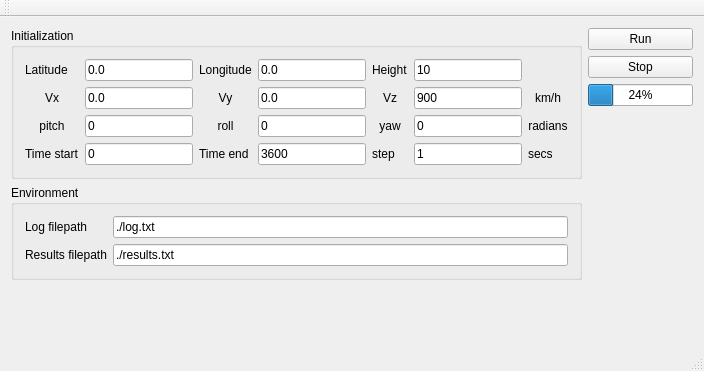
<?xml version="1.0" encoding="UTF-8"?>
<ui version="4.0">
 <class>MainWindow</class>
 <widget class="QMainWindow" name="MainWindow">
  <property name="geometry">
   <rect>
    <x>0</x>
    <y>0</y>
    <width>704</width>
    <height>371</height>
   </rect>
  </property>
  <property name="windowTitle">
   <string>MainWindow</string>
  </property>
  <widget class="QWidget" name="centralWidget">
   <layout class="QHBoxLayout" name="horizontalLayout_2">
    <item>
     <layout class="QVBoxLayout" name="verticalLayout_2">
      <item>
       <widget class="QGroupBox" name="groupBox">
        <property name="title">
         <string>Initialization</string>
        </property>
        <layout class="QHBoxLayout" name="horizontalLayout">
         <item>
          <layout class="QGridLayout" name="gridLayout_2">
           <item row="1" column="3">
            <widget class="QLineEdit" name="vy">
             <property name="text">
              <string>0.0</string>
             </property>
            </widget>
           </item>
           <item row="1" column="1">
            <widget class="QLineEdit" name="vx">
             <property name="text">
              <string>0.0</string>
             </property>
            </widget>
           </item>
           <item row="1" column="0">
            <widget class="QLabel" name="label_2">
             <property name="text">
              <string>Vx</string>
             </property>
             <property name="alignment">
              <set>Qt::AlignCenter</set>
             </property>
            </widget>
           </item>
           <item row="1" column="2">
            <widget class="QLabel" name="label_3">
             <property name="text">
              <string>Vy</string>
             </property>
             <property name="alignment">
              <set>Qt::AlignCenter</set>
             </property>
            </widget>
           </item>
           <item row="1" column="4">
            <widget class="QLabel" name="label_4">
             <property name="text">
              <string>Vz</string>
             </property>
             <property name="alignment">
              <set>Qt::AlignCenter</set>
             </property>
            </widget>
           </item>
           <item row="1" column="5">
            <widget class="QLineEdit" name="vz">
             <property name="text">
              <string>900</string>
             </property>
            </widget>
           </item>
           <item row="1" column="6">
            <widget class="QLabel" name="label_5">
             <property name="text">
              <string>km/h</string>
             </property>
             <property name="alignment">
              <set>Qt::AlignCenter</set>
             </property>
            </widget>
           </item>
           <item row="2" column="5">
            <widget class="QLineEdit" name="yaw">
             <property name="text">
              <string>0</string>
             </property>
            </widget>
           </item>
           <item row="2" column="6">
            <widget class="QLabel" name="label_9">
             <property name="text">
              <string>radians</string>
             </property>
             <property name="alignment">
              <set>Qt::AlignCenter</set>
             </property>
            </widget>
           </item>
           <item row="2" column="2">
            <widget class="QLabel" name="label_7">
             <property name="text">
              <string>roll</string>
             </property>
             <property name="alignment">
              <set>Qt::AlignCenter</set>
             </property>
            </widget>
           </item>
           <item row="2" column="0">
            <widget class="QLabel" name="label_6">
             <property name="text">
              <string>pitch</string>
             </property>
             <property name="alignment">
              <set>Qt::AlignCenter</set>
             </property>
            </widget>
           </item>
           <item row="2" column="1">
            <widget class="QLineEdit" name="pitch">
             <property name="text">
              <string>0</string>
             </property>
            </widget>
           </item>
           <item row="2" column="4">
            <widget class="QLabel" name="label_8">
             <property name="text">
              <string>yaw</string>
             </property>
             <property name="alignment">
              <set>Qt::AlignCenter</set>
             </property>
            </widget>
           </item>
           <item row="2" column="3">
            <widget class="QLineEdit" name="roll">
             <property name="text">
              <string>0</string>
             </property>
            </widget>
           </item>
           <item row="0" column="5">
            <widget class="QLineEdit" name="h">
             <property name="text">
              <string>10</string>
             </property>
            </widget>
           </item>
           <item row="0" column="1">
            <widget class="QLineEdit" name="lat">
             <property name="text">
              <string>0.0</string>
             </property>
            </widget>
           </item>
           <item row="0" column="2">
            <widget class="QLabel" name="lonlab">
             <property name="text">
              <string>Longitude</string>
             </property>
            </widget>
           </item>
           <item row="0" column="3">
            <widget class="QLineEdit" name="lon">
             <property name="text">
              <string>0.0</string>
             </property>
            </widget>
           </item>
           <item row="0" column="0">
            <widget class="QLabel" name="label">
             <property name="text">
              <string>Latitude</string>
             </property>
            </widget>
           </item>
           <item row="0" column="4">
            <widget class="QLabel" name="hlab">
             <property name="text">
              <string>Height</string>
             </property>
            </widget>
           </item>
           <item row="3" column="0">
            <widget class="QLabel" name="label_12">
             <property name="text">
              <string>Time start</string>
             </property>
            </widget>
           </item>
           <item row="3" column="1">
            <widget class="QLineEdit" name="tstart">
             <property name="text">
              <string>0</string>
             </property>
            </widget>
           </item>
           <item row="3" column="2">
            <widget class="QLabel" name="label_13">
             <property name="text">
              <string>Time end</string>
             </property>
            </widget>
           </item>
           <item row="3" column="3">
            <widget class="QLineEdit" name="tend">
             <property name="text">
              <string>3600</string>
             </property>
            </widget>
           </item>
           <item row="3" column="4">
            <widget class="QLabel" name="label_14">
             <property name="text">
              <string>step</string>
             </property>
            </widget>
           </item>
           <item row="3" column="5">
            <widget class="QLineEdit" name="step">
             <property name="text">
              <string>1</string>
             </property>
            </widget>
           </item>
           <item row="3" column="6">
            <widget class="QLabel" name="label_15">
             <property name="text">
              <string>secs</string>
             </property>
            </widget>
           </item>
          </layout>
         </item>
        </layout>
        <zorder>gridLayoutWidget</zorder>
        <zorder>gridLayoutWidget</zorder>
       </widget>
      </item>
      <item>
       <widget class="QGroupBox" name="groupBox_2">
        <property name="title">
         <string>Environment</string>
        </property>
        <layout class="QHBoxLayout" name="horizontalLayout_3">
         <item>
          <layout class="QFormLayout" name="formLayout">
           <property name="fieldGrowthPolicy">
            <enum>QFormLayout::AllNonFixedFieldsGrow</enum>
           </property>
           <item row="0" column="0">
            <widget class="QLabel" name="label_10">
             <property name="text">
              <string>Log filepath</string>
             </property>
            </widget>
           </item>
           <item row="0" column="1">
            <widget class="QLineEdit" name="logpath">
             <property name="text">
              <string>./log.txt</string>
             </property>
            </widget>
           </item>
           <item row="1" column="0">
            <widget class="QLabel" name="label_11">
             <property name="text">
              <string>Results filepath</string>
             </property>
            </widget>
           </item>
           <item row="1" column="1">
            <widget class="QLineEdit" name="respath">
             <property name="text">
              <string>./results.txt</string>
             </property>
            </widget>
           </item>
          </layout>
         </item>
        </layout>
       </widget>
      </item>
      <item>
       <spacer name="verticalSpacer_2">
        <property name="orientation">
         <enum>Qt::Vertical</enum>
        </property>
        <property name="sizeHint" stdset="0">
         <size>
          <width>20</width>
          <height>40</height>
         </size>
        </property>
       </spacer>
      </item>
     </layout>
    </item>
    <item>
     <layout class="QVBoxLayout" name="verticalLayout">
      <item>
       <widget class="QPushButton" name="run">
        <property name="text">
         <string>Run</string>
        </property>
       </widget>
      </item>
      <item>
       <widget class="QPushButton" name="stop">
        <property name="text">
         <string>Stop</string>
        </property>
       </widget>
      </item>
      <item>
       <widget class="QProgressBar" name="progressBar">
        <property name="value">
         <number>24</number>
        </property>
       </widget>
      </item>
      <item>
       <spacer name="verticalSpacer">
        <property name="orientation">
         <enum>Qt::Vertical</enum>
        </property>
        <property name="sizeHint" stdset="0">
         <size>
          <width>20</width>
          <height>40</height>
         </size>
        </property>
       </spacer>
      </item>
     </layout>
    </item>
   </layout>
  </widget>
  <widget class="QMenuBar" name="menuBar">
   <property name="geometry">
    <rect>
     <x>0</x>
     <y>0</y>
     <width>704</width>
     <height>21</height>
    </rect>
   </property>
  </widget>
  <widget class="QToolBar" name="mainToolBar">
   <attribute name="toolBarArea">
    <enum>TopToolBarArea</enum>
   </attribute>
   <attribute name="toolBarBreak">
    <bool>false</bool>
   </attribute>
  </widget>
  <widget class="QStatusBar" name="statusBar"/>
 </widget>
 <layoutdefault spacing="6" margin="11"/>
 <resources/>
 <connections/>
</ui>
